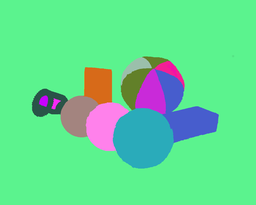
#> input picture imagenes/FAN.bmp, 256 x 205 px, shrunk from 1280 x 1024 before the run
$ python tophat.py imagenes/FAN.bmp
#> lines starting #> are read from the running program, lines starting #| are printed output that depends on the picture
#!/usr/bin/env python3
# -*- coding: utf-8 -*-
"""
Programa para calcular el top-hat (white tophat = imagen - apertura) en imágenes de color
con cuatro variantes de ordenamiento en RGB:
  1) "rgb_norm": vectorial en RGB usando un orden reducido por norma (||[R,G,B]||^2) con desempate lexicográfico
  2) "lex": vectorial con orden lexicográfico puro (R, luego G, luego B)
  3) "marginal": por canal (aplica morfología a cada canal y recompone)
  4) "bitmix24": orden total por mezcla de bits 0xRRGGBB (bitmixing de 24 bits)

Guarda las cuatro imágenes resultantes.

Notas:
- El top-hat blanco se define como: TH = I - (I ∘ B), donde ∘ es la apertura (erosión seguida de dilatación).
- Para los casos vectoriales (rgb_norm, lex y bitmix24) la erosión/dilatación eligen el píxel vectorial mínimo/máximo
  bajo el orden correspondiente.
- Implementación pensada para kernels pequeños-medianos (p.ej., 3–11). Para imágenes muy grandes/kernels grandes
  puede tardar; en ese caso considere optimizar con librerías especializadas/Cython.
"""

import argparse
import os
from typing import Tuple
import numpy as np
import cv2

# -------------------- Utilidades --------------------

def ensure_rgb_uint8(img: np.ndarray) -> np.ndarray:
    if img is None:
        raise ValueError("No se pudo cargar la imagen.")
    if img.ndim == 2:
        img = cv2.cvtColor(img, cv2.COLOR_GRAY2BGR)
    if img.shape[2] == 4:
        img = cv2.cvtColor(img, cv2.COLOR_BGRA2BGR)
    # OpenCV carga en BGR; convertimos a RGB para trabajar consistentemente
    img = cv2.cvtColor(img, cv2.COLOR_BGR2RGB)
    return img.astype(np.uint8)


def pad_reflect(color_img: np.ndarray, r: int) -> np.ndarray:
    return np.pad(color_img, ((r, r), (r, r), (0, 0)), mode='reflect')


def sliding_opening_vector(
    img_rgb: np.ndarray,
    ksize: int,
    mode: str = "lex"
) -> np.ndarray:
    """Apertura morfológica (erosión seguida de dilatación) para imagen color
    usando un orden vectorial. Retorna la imagen abierta bajo dicho orden.

    mode:
      - 'lex': orden lexicográfico (R,G,B)
      - 'rgb_norm': orden reducido por norma (R^2+G^2+B^2) con desempate lexicográfico
      - 'bitmix24': orden por entero 24 bits 0xRRGGBB
    """
    assert mode in {"lex", "rgb_norm", "bitmix24"}
    H, W, _ = img_rgb.shape
    r = ksize // 2

    def argmin_pixel(pix: np.ndarray) -> int:
        # pix: (N, 3) uint8
        if mode == 'lex':
            # np.lexsort ordena por la última clave más rápida; para lex (R,G,B), pasamos (B,G,R)
            idx_sorted = np.lexsort((pix[:, 2], pix[:, 1], pix[:, 0]))
            return int(idx_sorted[0])
        elif mode == 'rgb_norm':
            keys = (pix[:, 0].astype(np.int32) ** 2 +
                    pix[:, 1].astype(np.int32) ** 2 +
                    pix[:, 2].astype(np.int32) ** 2)
            # desempate lexicográfico estable
            # obtenemos los mínimos y en empate elegimos por (R,G,B)
            kmin = keys.min()
            mask = (keys == kmin)
            cand = pix[mask]
            if cand.shape[0] == 1:
                # devolver índice global
                return int(np.where(mask)[0][0])
            # ordenar candidatos por lex y tomar el primero
            sub_sorted = np.lexsort((cand[:, 2], cand[:, 1], cand[:, 0]))
            # mapear al índice global original
            return int(np.where(mask)[0][sub_sorted[0]])
        else:  # bitmix24
            keys = (pix[:, 0].astype(np.uint32) << 16) | (pix[:, 1].astype(np.uint32) << 8) | pix[:, 2].astype(np.uint32)
            return int(np.argmin(keys))

    def argmax_pixel(pix: np.ndarray) -> int:
        if mode == 'lex':
            idx_sorted = np.lexsort((pix[:, 2], pix[:, 1], pix[:, 0]))
            return int(idx_sorted[-1])
        elif mode == 'rgb_norm':
            keys = (pix[:, 0].astype(np.int32) ** 2 +
                    pix[:, 1].astype(np.int32) ** 2 +
                    pix[:, 2].astype(np.int32) ** 2)
            kmax = keys.max()
            mask = (keys == kmax)
            cand = pix[mask]
            if cand.shape[0] == 1:
                return int(np.where(mask)[0][0])
            sub_sorted = np.lexsort((cand[:, 2], cand[:, 1], cand[:, 0]))
            return int(np.where(mask)[0][sub_sorted[-1]])
        else:  # bitmix24
            keys = (pix[:, 0].astype(np.uint32) << 16) | (pix[:, 1].astype(np.uint32) << 8) | pix[:, 2].astype(np.uint32)
            return int(np.argmax(keys))

    # Erosión
    padded = pad_reflect(img_rgb, r)
    eroded = np.empty_like(img_rgb)
    for i in range(H):
        for j in range(W):
            block = padded[i:i+ksize, j:j+ksize, :]
            pix = block.reshape(-1, 3)
            eroded[i, j] = pix[argmin_pixel(pix)]

    # Dilatación sobre la erosionada
    padded2 = pad_reflect(eroded, r)
    opened = np.empty_like(img_rgb)
    for i in range(H):
        for j in range(W):
            block = padded2[i:i+ksize, j:j+ksize, :]
            pix = block.reshape(-1, 3)
            opened[i, j] = pix[argmax_pixel(pix)]

    return opened


def opening_marginal(img_rgb: np.ndarray, ksize: int) -> np.ndarray:
    se = cv2.getStructuringElement(cv2.MORPH_RECT, (ksize, ksize))
    r, g, b = cv2.split(img_rgb)
    r_o = cv2.morphologyEx(r, cv2.MORPH_OPEN, se)
    g_o = cv2.morphologyEx(g, cv2.MORPH_OPEN, se)
    b_o = cv2.morphologyEx(b, cv2.MORPH_OPEN, se)
    return cv2.merge([r_o, g_o, b_o])


def white_tophat(img_rgb: np.ndarray, opened_rgb: np.ndarray) -> np.ndarray:
    # Top-hat blanco: I - apertura (saturado a [0,255])
    th = cv2.subtract(img_rgb, opened_rgb)
    return th


# -------------------- Flujo principal --------------------

def process(input_path: str, ksize: int, outdir: str):
#> called with input_path = 'imagenes/FAN.bmp', ksize = 5, outdir = 'salidas_tophat'
    os.makedirs(outdir, exist_ok=True)
    bgr = cv2.imread(input_path, cv2.IMREAD_UNCHANGED)
#> bgr is the input picture: shape (205, 256, 3); mean B, G, R 146.1, 217.2, 97.9
    img = ensure_rgb_uint8(bgr)

    # 1) rgb_norm (orden reducido por norma)
    opened_norm = sliding_opening_vector(img, ksize, mode='rgb_norm')
    th_norm = white_tophat(img, opened_norm)
    cv2.imwrite(os.path.join(outdir, 'tophat_rgb_norm.png'), cv2.cvtColor(th_norm, cv2.COLOR_RGB2BGR))

    # 2) lexicográfico
    opened_lex = sliding_opening_vector(img, ksize, mode='lex')
#> call 2 of sliding_opening_vector, with ksize = 5, mode = 'lex'
#> after the loop in sliding_opening_vector (call 2), `for i in range(H):`:
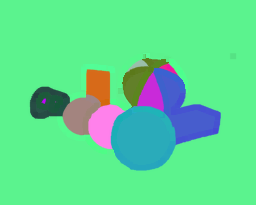
#> eroded: shape (205, 256, 3); mean R, G, B 92.9, 217.8, 145.2
    th_lex = white_tophat(img, opened_lex)
    cv2.imwrite(os.path.join(outdir, 'tophat_lexicografico.png'), cv2.cvtColor(th_lex, cv2.COLOR_RGB2BGR))

    # 3) marginal (por canal)
    opened_marg = opening_marginal(img, ksize)
#> in opening_marginal, `r, g, b = cv2.split(img_rgb)`:
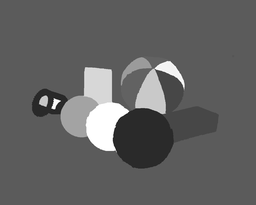
#> r: shape (205, 256); min 22, max 255, mean 97.9
#> in opening_marginal, `r, g, b = cv2.split(img_rgb)`:
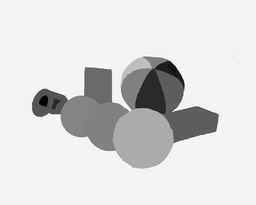
#> g: shape (205, 256); min 0, max 255, mean 217.2
#> in opening_marginal, `r, g, b = cv2.split(img_rgb)`:
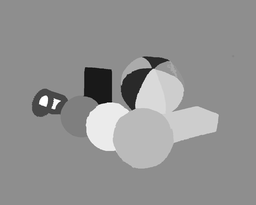
#> b: shape (205, 256); min 9, max 255, mean 146.1
#> in opening_marginal, `return cv2.merge([r_o, g_o, b_o])`:
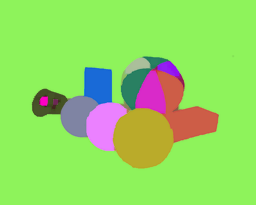
#> returned value: shape (205, 256, 3); mean of channels 0, 1, 2 97.3, 216.8, 145.7; drawn as B, G, R
    th_marg = white_tophat(img, opened_marg)
    cv2.imwrite(os.path.join(outdir, 'tophat_marginal.png'), cv2.cvtColor(th_marg, cv2.COLOR_RGB2BGR))
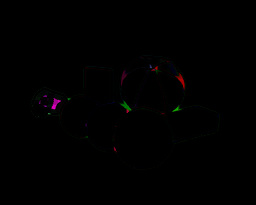
#> saved as tophat_marginal.png: shape (205, 256, 3); mean B, G, R 0.4, 0.4, 0.6

    # 4) bitmix 24 bits 0xRRGGBB
    opened_bm = sliding_opening_vector(img, ksize, mode='bitmix24')
    th_bm = white_tophat(img, opened_bm)
    cv2.imwrite(os.path.join(outdir, 'tophat_bitmix24.png'), cv2.cvtColor(th_bm, cv2.COLOR_RGB2BGR))

    # Guardar también la apertura para referencia
    cv2.imwrite(os.path.join(outdir, 'opened_rgb_norm.png'), cv2.cvtColor(opened_norm, cv2.COLOR_RGB2BGR))
    cv2.imwrite(os.path.join(outdir, 'opened_lexicografico.png'), cv2.cvtColor(opened_lex, cv2.COLOR_RGB2BGR))
    cv2.imwrite(os.path.join(outdir, 'opened_marginal.png'), cv2.cvtColor(opened_marg, cv2.COLOR_RGB2BGR))
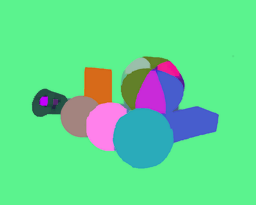
#> saved as opened_marginal.png: shape (205, 256, 3); mean B, G, R 145.7, 216.8, 97.3
    cv2.imwrite(os.path.join(outdir, 'opened_bitmix24.png'), cv2.cvtColor(opened_bm, cv2.COLOR_RGB2BGR))

    print("Listo. Imágenes guardadas en:", os.path.abspath(outdir))


if __name__ == "__main__":
    parser = argparse.ArgumentParser(description="Top-hat en color (RGB, lexicográfico, marginal, bitmix 24b)")
    parser.add_argument("input", help="Ruta de la imagen de entrada")
    parser.add_argument("--ksize", type=int, default=5, help="Tamaño del elemento estructurante (cuadrado impar, p.ej., 3,5,7,9,...) ")
    parser.add_argument("--outdir", type=str, default="salidas_tophat", help="Carpeta de salida")
    args = parser.parse_args()

    if args.ksize < 1 or args.ksize % 2 == 0:
        raise SystemExit("--ksize debe ser un entero impar >= 1")

    process(args.input, args.ksize, args.outdir)
